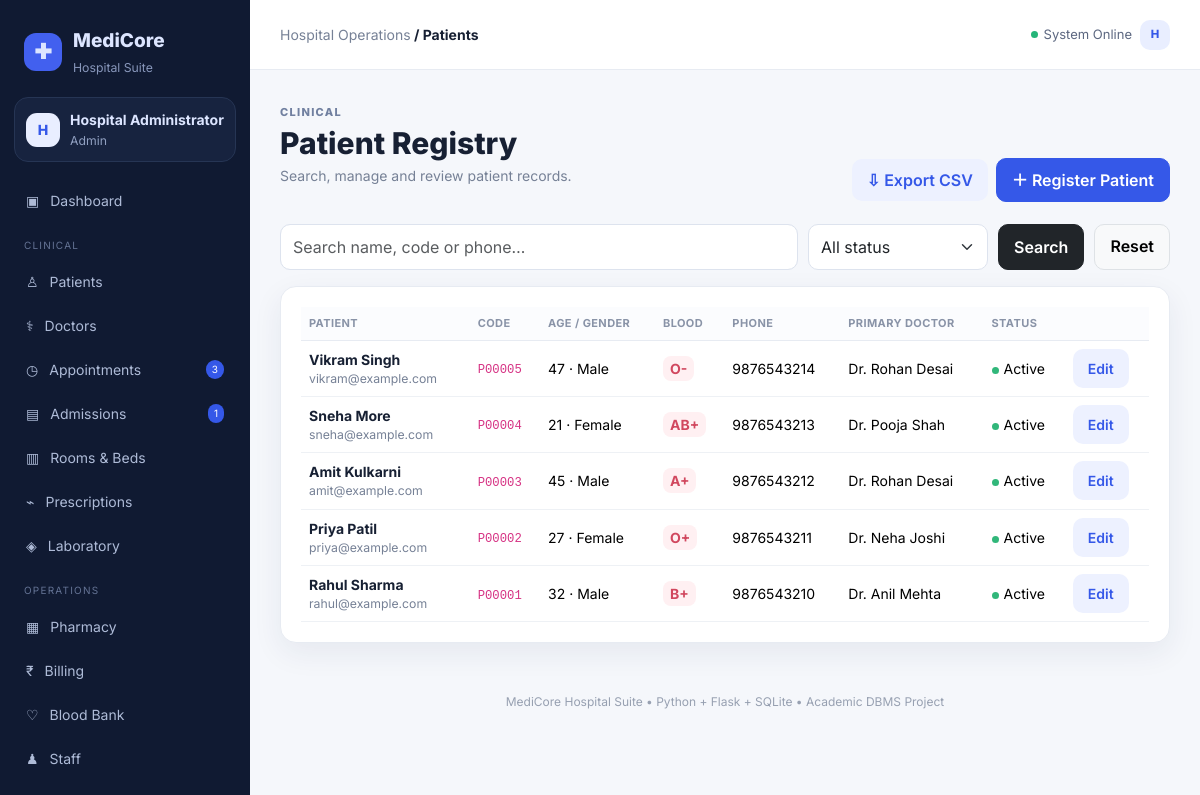
The app's page /patients (signed in) with its own data.
### tables this page shows
CREATE TABLE patients(
 patient_id INTEGER PRIMARY KEY AUTOINCREMENT, patient_code TEXT UNIQUE NOT NULL, name TEXT NOT NULL,
 dob TEXT, age INTEGER NOT NULL, gender TEXT NOT NULL, blood_group TEXT, phone TEXT,email TEXT,address TEXT,
 emergency_contact TEXT,allergies TEXT,primary_doctor_id INTEGER,insurance_provider TEXT,
 status TEXT DEFAULT 'Active',created_at TEXT DEFAULT CURRENT_TIMESTAMP,
 FOREIGN KEY(primary_doctor_id) REFERENCES doctors(doctor_id)
);

CREATE TABLE doctors(
 doctor_id INTEGER PRIMARY KEY AUTOINCREMENT, name TEXT NOT NULL, specialization TEXT, department_id INTEGER,
 phone TEXT,email TEXT,license_no TEXT,consultation_fee REAL DEFAULT 0,
 available_days TEXT,available_time TEXT,status TEXT DEFAULT 'Active',
 FOREIGN KEY(department_id) REFERENCES departments(department_id)
);

### app.py (the view)
@app.route("/patients")
@login_required
def patients():
    q = request.args.get("q","").strip()
    status = request.args.get("status","")
    base = """SELECT p.*, d.name primary_doctor
              FROM patients p LEFT JOIN doctors d ON p.primary_doctor_id=d.doctor_id
              WHERE 1=1"""
    params=[]
    if q:
        base += " AND (p.name LIKE ? OR p.phone LIKE ? OR p.patient_code LIKE ?)"
        params += [f"%{q}%"]*3
    if status:
        base += " AND p.status=?"; params.append(status)
    base += " ORDER BY p.patient_id DESC"
    return render_template("patients/list.html", patients=query(base,params), q=q, status=status)

### app.py (called while the page is built)
def get_db():
    conn = sqlite3.connect(DB_PATH)
    conn.row_factory = sqlite3.Row
    conn.execute("PRAGMA foreign_keys = ON")
    conn.execute("PRAGMA journal_mode = WAL")
    return conn

def query(sql, params=()):
    conn = get_db()
    cur = conn.execute(sql, params)
    rows = [dict(r) for r in cur.fetchall()]
    conn.close()
    return rows

def one(sql, params=()):
    conn = get_db()
    row = conn.execute(sql, params).fetchone()
    result = dict(row) if row else None
    conn.close()
    return result

def login_required(fn):
    @wraps(fn)
    def wrapper(*args, **kwargs):
        if "user_id" not in session:
            flash("Please login first.", "warning")
            return redirect(url_for("login"))
        return fn(*args, **kwargs)
    return wrapper

@app.context_processor
def globals():
    return {
        "current_date": date.today(),
        "app_name": "MediCore Hospital",
        "nav_count": {
            "pending": one("SELECT COUNT(*) c FROM appointments WHERE status='Scheduled'")["c"],
            "admitted": one("SELECT COUNT(*) c FROM admissions WHERE status='Admitted'")["c"]
        }
    }

### templates/patients/list.html
{% extends "base.html" %}{% block title %}Patients{% endblock %}
{% block content %}<div class="page-head"><div><span class="eyebrow">CLINICAL</span><h1>Patient Registry</h1><p class="muted">Search, manage and review patient records.</p></div><div><a class="btn btn-soft me-2" href="{{url_for('export_patients')}}">⇩ Export CSV</a><a class="btn btn-primary" href="{{url_for('add_patient')}}">＋ Register Patient</a></div></div>
<form class="filter-bar mb-3"><input name="q" value="{{q}}" class="form-control" placeholder="Search name, code or phone…"><select name="status" class="form-select"><option value="">All status</option><option {% if status=='Active'%}selected{%endif%}>Active</option><option {% if status=='Inactive'%}selected{%endif%}>Inactive</option></select><button class="btn btn-dark">Search</button><a class="btn btn-light border" href="{{url_for('patients')}}">Reset</a></form>
<div class="panel"><div class="table-responsive"><table class="table align-middle"><thead><tr><th>Patient</th><th>Code</th><th>Age / Gender</th><th>Blood</th><th>Phone</th><th>Primary Doctor</th><th>Status</th><th></th></tr></thead><tbody>
{% for p in patients %}<tr><td><a class="name-link" href="{{url_for('patient_detail',patient_id=p.patient_id)}}">{{p.name}}</a><div class="muted small">{{p.email or 'No email'}}</div></td><td><code>{{p.patient_code}}</code></td><td>{{p.age}} · {{p.gender}}</td><td><span class="blood">{{p.blood_group or '—'}}</span></td><td>{{p.phone or '—'}}</td><td>{{p.primary_doctor or 'Not assigned'}}</td><td><span class="status-dot {{'on' if p.status=='Active' else 'off'}}">{{p.status}}</span></td><td><a class="btn btn-sm btn-soft" href="{{url_for('edit_patient',patient_id=p.patient_id)}}">Edit</a></td></tr>
{% else %}<tr><td colspan="8" class="empty">No patients found.</td></tr>{% endfor %}</tbody></table></div></div>{% endblock %}

### static/style.css (style rules this page uses)
:root { --bg:#f5f7fb;--panel:#fff;--text:#172033;--muted:#768196;--line:#e7ebf2;--primary:#3558e8;--navy:#1a2550;--shadow:0 10px 30px rgba(30,42,80,.07) }
* { box-sizing:border-box }
body { margin:0;background:var(--bg);color:var(--text);font-family:Inter,system-ui,sans-serif;font-size:14px }
.muted { color:var(--muted) }
.page-head { display:flex;align-items:flex-end;justify-content:space-between;gap:20px;margin-bottom:22px }
.eyebrow { font-size:11px;letter-spacing:1.3px;color:#7180a0;font-weight:800 }
.page-head h1 { font-size:30px;margin:4px 0;font-weight:800 }
.btn { border-radius:10px;padding:9px 15px;font-weight:600 }
.btn-primary { background:var(--primary);border-color:var(--primary) }
.btn-soft { background:#edf1ff;color:#3558e8;border:0 }
.filter-bar { display:flex;gap:10px }
.filter-bar .form-control { max-width:520px }
.filter-bar .form-select { max-width:180px }
.form-control,.form-select { border-radius:10px;border-color:#dde3ee;padding:10px 12px }
.panel { background:var(--panel);border:1px solid var(--line);border-radius:16px;box-shadow:var(--shadow);padding:20px }
.table { --bs-table-bg:transparent;margin-bottom:0 }
.table th { font-size:11px;text-transform:uppercase;letter-spacing:.4px;color:#8993a7;background:#fbfcfe;border-bottom:1px solid var(--line) }
.table td { border-color:#eef1f5 }
.name-link { color:#172033;text-decoration:none;font-weight:700 }
.blood { background:#fff0f2;color:#d1485f;border-radius:8px;padding:4px 7px;font-weight:700 }
.status-dot:before { content:"";width:7px;height:7px;border-radius:50%;display:inline-block;margin-right:5px;background:#31b77a }

### records on screen
patients: name "Vikram Singh", email "vikram@example.com", patient_code "P00005", age "47", gender "Male", blood_group "O-", phone "9876543214", name "Dr. Rohan Desai", status "Active"
patients: name "Sneha More", email "sneha@example.com", patient_code "P00004", age "21", gender "Female", blood_group "AB+", phone "9876543213", name "Dr. Pooja Shah", status "Active"
patients: name "Amit Kulkarni", email "amit@example.com", patient_code "P00003", age "45", gender "Male", blood_group "A+", phone "9876543212", name "Dr. Rohan Desai", status "Active"
patients: name "Priya Patil", email "priya@example.com", patient_code "P00002", age "27", gender "Female", blood_group "O+", phone "9876543211", name "Dr. Neha Joshi", status "Active"
patients: name "Rahul Sharma", email "rahul@example.com", patient_code "P00001", age "32", gender "Male", blood_group "B+", phone "9876543210", name "Dr. Anil Mehta", status "Active"

### other values on screen
{{ session.get('full_name','U')[0] }} "H"
{{ session.get('full_name') }} "Hospital Administrator"
{{ session.get('role') }} "Admin"
{{ nav_count.pending }} "3"
{{ nav_count.admitted }} "1"
